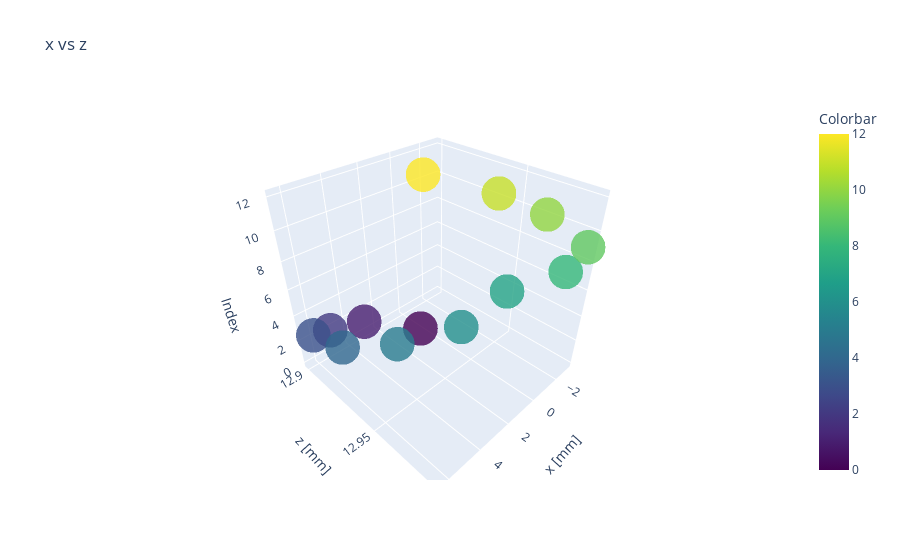

Notebook code cell kept with this figure:
### Code cell
a = 0
b = 2

measured2D = go.Scatter3d(x=locpred[:,a], y=locpred[:,b], z=np.array(range(len(locpred[:,a]))), mode='markers', marker=dict(
        size=12,
        color=np.array(range(len(locpred[:,a]))),                # set color to an array/list of desired values
        colorbar=dict(
            title="Colorbar"
        ),
        colorscale='Viridis',   # choose a colorscale
        opacity=0.8
    ))
#calc2D = go.Scatter(x=locact[:,a], y=locact[:,b], mode='markers')
layout = go.Layout(title='x vs z', scene=dict(xaxis_title='x [mm]', yaxis_title='z [mm]', zaxis_title='Index'))
fig2 = go.Figure(data=[measured2D], layout=layout)
fig2.update_yaxes(scaleanchor='x')
fig2.show()

### Figure 1 — Plotly figure (JSON) as saved in the notebook; plotly's stock layout.template omitted (floating-point values rounded to 4 significant figures)
{"data": [{"marker": {"color": [0, 1, 2, 3, 4, 5, 6, 7, 8, 9, 10, 11, 12], "colorbar": {"title": {"text": "Colorbar"}}, "colorscale": [[0, "#440154"], [0.1111, "#482878"], [0.2222, "#3e4989"], [0.3333, "#31688e"], [0.4444, "#26828e"], [0.5556, "#1f9e89"], [0.6667, "#35b779"], [0.7778, "#6ece58"], [0.8889, "#b5de2b"], [1, "#fde725"]], "opacity": 0.8, "size": 12}, "mode": "markers", "type": "scatter3d", "x": [0.399, 2.867, 5.099, 6.364, 6.298, 4.953, 2.872, 0.3579, -1.697, -3.001, -3.038, -1.878, 0.3712], "y": [12.92, 12.9, 12.9, 12.91, 12.93, 12.95, 12.97, 12.97, 12.98, 12.98, 12.96, 12.95, 12.92], "z": [0, 1, 2, 3, 4, 5, 6, 7, 8, 9, 10, 11, 12]}], "layout": {"scene": {"xaxis": {"title": {"text": "x [mm]"}}, "yaxis": {"title": {"text": "z [mm]"}}, "zaxis": {"title": {"text": "Index"}}}, "title": {"text": "x vs z"}, "yaxis": {"scaleanchor": "x"}}}
